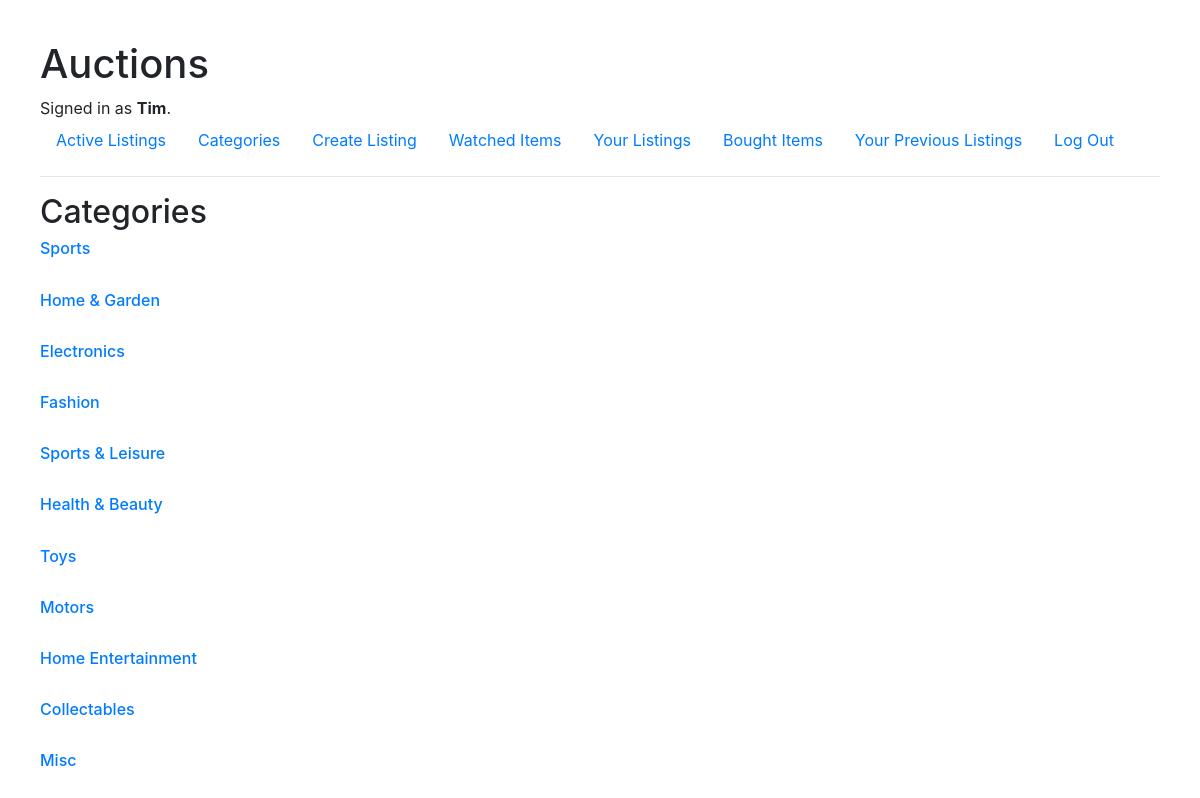
The app's page /categories/all (signed in) with its own data.
### auctions/models.py (models this page shows, shortened)
class User(AbstractUser):
    pass

class Category(models.Model):
    name = models.CharField(max_length=30)

### auctions/views.py (the view)
# urls.py: path("categories/<category>", views.categories, name="categories")
def categories(request, category):
    if category == 'all':
        categories = Category.objects.all()
        context = { 'categories': categories}
        return render(request, "auctions/categories.html", context)
    else:
        category = Category.objects.filter(name = category)
        category = category[0]
        items = Listing.objects.filter(category = category).filter(is_active = True)
        context = { 'listings': items}
        context['category'] = category
    return render(request, "auctions/categories.html", context)

### auctions/templates/auctions/categories.html (shortened to what this page needs)
{% extends "auctions/layout.html" %}
{% block body %}
{% if category %}
    <h3> Category: {{category}} </h3>
    {% if listings %}
        {% for listing in listings reversed  %}
                <div class="listing-box">
                    <div class="listing-left">
                        {% if listing.image != "" %}
                            <img src="{{listing.image}}" alt="image of {{listing.title}}">
                        {% else %}
                        <img src="https://external-content.duckduckgo.com/iu/?u=https%3A%2F%2Ftse2.mm.bing.net%2Fth%3Fid%3DOIP.GhK0xqhcPT0DVriwmC4wOAHaHa%26pid%3DApi&f=1&ipt=c5cf3b950e88b3b956d61bc4824812e7b2e17fc237cdf68b5b92178d407b2a47&ipo=images.jpg" alt="image of {{listing.title}}">
                        {% endif %}
                    </div>
                    <div class="listing-right">
                        <h3> {{listing.title}} </h3>
                        <a href="{% url 'listing' listing_id=listing.id %}"> Go to listing </a>
                        {% if listing.current_bid %}
                            <p> Current Bid: ${{listing.current_bid}} </p>
                        {% else %}
                            <p> Starting at: ${{listing.starting_bid}} </p>
                        {% endif %}
                        <p class="created-text"> Created: {{listing.date}} </p>
                    </div>
                </div>
        {% endfor %}
    {% else %}
        <h6> There are currently no items for sale in this category </h6>
        <p> Go to <a href="{% url 'new_listing' %}"> Create Listing </a> to sell some items </p>
        <p> or go to <a href="{% url 'index' %}"> Active Listings </a> to see all live auctions </p>
    {% endif %}
{% else %}
    <h2>Categories</h2>
    {% for category in categories %}
        <h6> <a  href="{% url 'categories' category=category.name %}"> {{category.name}} </a> </h6>
        <br>
    {% endfor %}
{% endif %}
{% endblock %}

### auctions/templates/auctions/layout.html (shortened to what this page needs)
{% load static %}
<!DOCTYPE html>
<html lang="en">
    <head>
        <link rel="stylesheet" href="https://stackpath.bootstrapcdn.com/bootstrap/4.4.1/css/bootstrap.min.css">
        <link href="{% static 'auctions/styles.css' %}" rel="stylesheet">
    </head>
    <body>
        <h1>Auctions</h1>
        <div>
            {% if user.is_authenticated %}
                Signed in as <strong>{{ user.username }}</strong>.
            {% else %}
                Not signed in.
            {% endif %}
        </div>
        <ul class="nav">
            <li class="nav-item">
                <a class="nav-link" href="{% url 'index' %}">Active Listings</a>
            </li>
            <li class="nav-item">
                <a class="nav-link" href="{% url 'categories' category='all' %}"> Categories </a>
            </li>
            <li class="nav-item">
                <a class="nav-link" href="{% url 'new_listing' %}"> Create Listing </a>
            </li>
            <li class="nav-item">
                <a class="nav-link" href="{% url 'watchlist' %}"> Watched Items </a>
            </li>
            <li class="nav-item">
                <a class="nav-link" href="{% url 'user_listings' %}"> Your Listings </a>
            </li>
            <li class="nav-item">
                <a class="nav-link" href="{% url 'bought_items' %}"> Bought Items </a>
            </li>
            <li class="nav-item">
                <a class="nav-link" href="{% url 'past_listings' %}"> Your Previous Listings </a>
            </li>
            {% if user.is_authenticated %}
                <li class="nav-item">
                    <a class="nav-link" href="{% url 'logout' %}">Log Out</a>
                </li>
            {% endif %}
        </ul>
            <hr>
            {% block body %}
        {% endblock %}
    </body>
</html>

### auctions/static/auctions/styles.css (style rules this page uses)
body { padding: 40px; background-color: white; }

### records on screen
User: username "Tim"
Category: name "Sports"
Category: name "Home & Garden"
Category: name "Electronics"
Category: name "Fashion"
Category: name "Sports & Leisure"
Category: name "Health & Beauty"
Category: name "Toys"
Category: name "Motors"
Category: name "Home Entertainment"
Category: name "Collectables"
Category: name "Misc"
